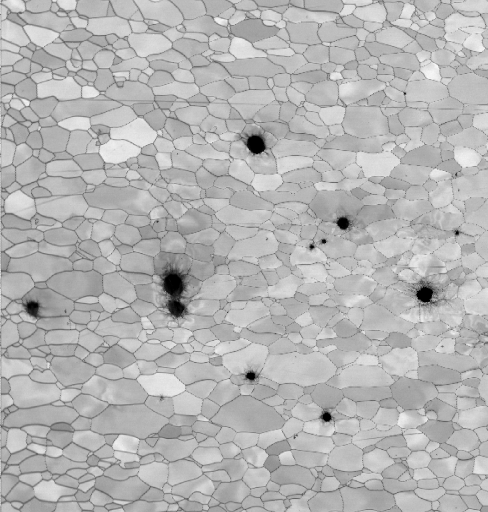
#> input picture data/1_001.jpg, 976 x 1024 px (shown at 1/2 size)
$ python -i main.py   (imports and definitions only)
#> lines starting #> are read from the running program, lines starting #| are printed output that depends on the picture; after the words box and inside, x2 and y2 are one past the last pixel; in counts of white or black regions, pixels touching at a corner belong together


import pandas as pd
import numpy as np
from skimage import draw,io
from skimage.segmentation import flood, flood_fill
import cv2
import math
import os
from matplotlib import pyplot as plt
from IPython.display import set_matplotlib_formats
import sys
plt.rcParams['figure.dpi'] = 400
plt.rcParams['savefig.dpi'] = 400

import wield_input as wield


#TODO: remove this global variables from here. Actually we can't do that because origin changes for each grain and I don't know how to pass parameters when use sorted() function

origin = [0, 0]
refvec = [0, 1]


'''
Method:     find_voids_2
Parameters: original: np_array
Return:
            centers: list of the center of all voids found, sorted by coordinates.
            radii:   list of radius of all voids found, sorted by coordinates.
            vheight:
            image:   The original image
            drawing: The image with circle over all voids detected.

Description: This method works with classical image processing to detect circles. It applies to edge detection with bilateralFiler and then filter by threshold. Then all countors are detect to
'''
def find_voids_2(original):
	### Read image


	### Save temp file for comparison
	#cv2.imwrite(picname+"_original.png", original)

	### Run several filter over image to achieve a more distinct void structure.
	### Voids will be more of a round shape this way, which reduces error.
	### Depending on grain structure, some filters may have no effect on particular samples.
    original = cv2.bilateralFilter(original,9,75,75)

	#original = cv2.medianBlur(original,5)
	#original = cv2.GaussianBlur(original,(5,5),0)

	### TODO: Determine threshold for binary image. First value is gray-value used for cut-off, second is white.
    retval, image = cv2.threshold(original, 60, 255, cv2.THRESH_BINARY)


	### Find eliptical shapes with a minimum size and dilate picutre


	### Read contours from dilated binary picture
    contours, hierarchy = cv2.findContours(image,
	    cv2.RETR_LIST,
	    cv2.CHAIN_APPROX_SIMPLE
	) ### Simplify contour


	### Load bakcground image for contour plot
    drawing = original

	### Get height of the picture to set up an approximate area (height*height)
    vheight = len(drawing)

    centers = []
    radii = []

    for contour in contours:
        area = cv2.contourArea(contour)
		### there is one contour that contains all others (perimeter of image), filter it out considering 80% of full image size
 		### do not run the rest of the loop, jump straight to next contour

        ## The contour that contains all other is all one that is bigger than 80% of image size. This one is droped
        if area > (original.size*0.8):
                continue

		### bound contour with a rectangle.
        br = cv2.boundingRect(contour)

		#el2 = cv2.fitEllipse(contour)

		### TODO: Determine radius of circle by taking half of a side (which one??) of the bounding Rectangle, then multiply by a factor if desired to make  up for mismatch due to color treshold in line 14.

        radius = (br[2]/2)*1.4
        radii.append(radius)

		### Find moments of countour
        m = cv2.moments(contour)

		### Avoid error due to division by zero
        if m['m00'] == 0.0:
            m['m00'] = 1.0

        center = (int(m['m10'] / m['m00']), int(m['m01'] / m['m00']))
        centers.append(center)
        cv2.circle(drawing, center, int(radius), (0, 0, 255), 3)

    print("The program has detected {} voids".format(len(centers)))

    i = 0
    for center in centers:
        cv2.circle(drawing, center, 3, (255, 0, 0), -1)
        cv2.circle(drawing, center, int(radii[i]), (0, 255, 0), 1)
        i = i + 1

	# [5 lines of commented-out code are left out]

    return centers, radii, vheight, image, drawing

'''
Method:     GB_reconstruction
Parameters:
            df:     A pandas dataframe contaning all information about grain and grain boundaries
            prefix: The name of original file to be used in the output file name


Output:     prefix.pkl: A pickle file named after the input file saved in the output folder

Description: This method aims to reconstruct boundaries in a set o selected voids detected by find_voids_2().
'''


# [136 lines left out: function GB_reconstruction, not called in this run]


'''
Method:     clockwiseangle_and_distance
Parameters: point: This parameter is the point we need to compare with the origin to evaluate the lenght and angle of the point.
Return:     angle: The angle between the input point and the origin informed
            lenvector: the distance between the input point and the origin informed
Description: This method is part of the colorizing method. Here we obtain the position of the point to obtain a clockwise oriantation based on angle and lenght of vector.
'''

# [22 lines left out: function clockwiseangle_and_distance, not called in this run]


'''
Method:     Divide_et_Vince
Parameters:
            df:     A pandas dataframe contaning all information about grain and grain boundaries
            prefix: The name of original file to be used in the output file name

            suffix: The name to be used in the ouput image

Output:
            32 images in the ml_sets folder. They tiles from the original and colorized image.
                Proof: The original image to compare with the color version
                Prefix + Suffix: An image colorized by angles between grains (phi1, Phi, phi2)
Description:
            This method take the dataframe and extract the all lines related with each grain. After that it take each grain, sort the lines clockwise considering the center of the grain, create a closed polygon and fill it with the in RGB channels considering phi1, Phi, and phi2 from dataframe. At the end it combines every grain in a new image. The second part we split the image ins 16 same size tiles and save in the ml_set folder.

'''

# [202 lines left out: functions Divide_et_Vince, main, not called in this run]


# [2 lines not run here, left out]

>>> import cv2
>>> picture = cv2.imread('../data/1_001.jpg')
#> picture is the input picture: shape (1024, 976, 3); min 0, max 255, mean 180.4
>>> result = find_voids_2(picture)
#> in find_voids_2, `retval, image = cv2.threshold(original, 60, 255, cv2.THRESH_BINARY)`:
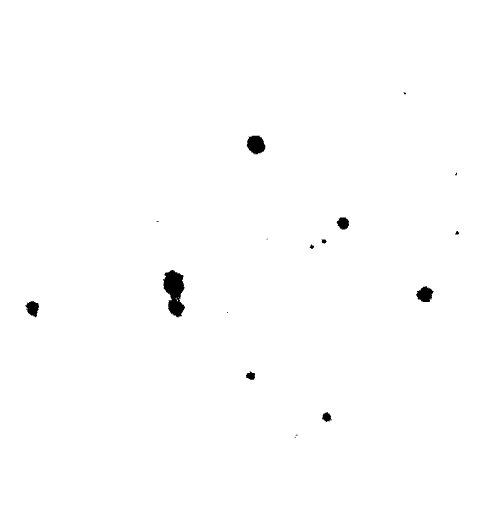
#> image: shape (1024, 976, 3) (shown at 1/2 size); 99.4% white; 18 black regions (8 under 20 px), largest, box (x1, y1, x2, y2) and area: (326, 540, 370, 635) 2645, (493, 271, 531, 309) 1045, (832, 572, 867, 604) 746
#> (the run stopped early here; a loop or call above may not have finished)

$ run again, on data/1_005.jpg
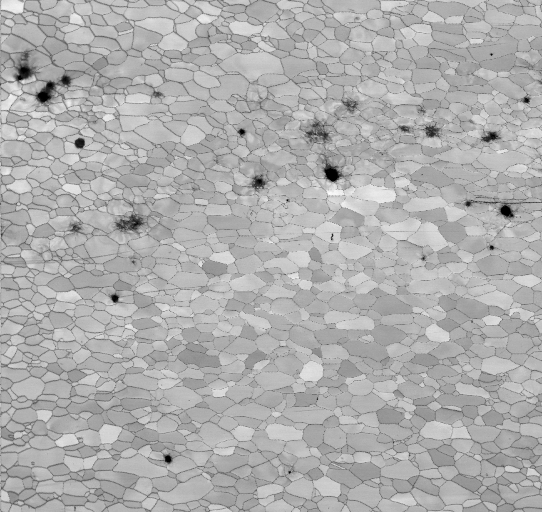
#> input picture data/1_005.jpg, 1084 x 1024 px (shown at 1/2 size)
#> picture is the input picture: shape (1024, 1084, 3); min 0, max 255, mean 174
#> in find_voids_2, `retval, image = cv2.threshold(original, 60, 255, cv2.THRESH_BINARY)`:
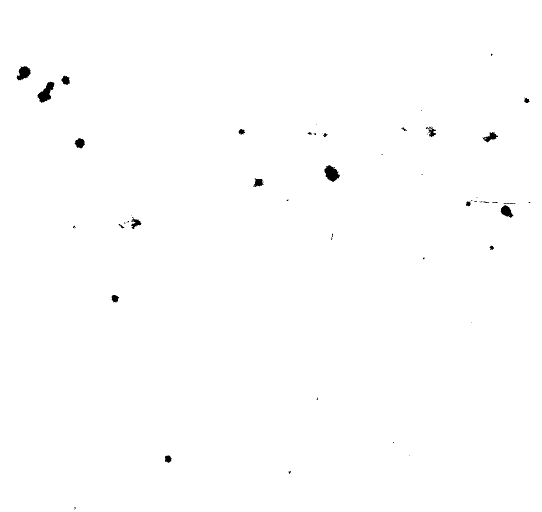
#> image: shape (1024, 1084, 3) (shown at 1/2 size); 99.6% white; 62 black regions (41 under 20 px), largest, box (x1, y1, x2, y2) and area: (75, 163, 109, 206) 718, (649, 330, 680, 364) 647, (33, 132, 61, 161) 511

$ run again, on data/1_006.jpg
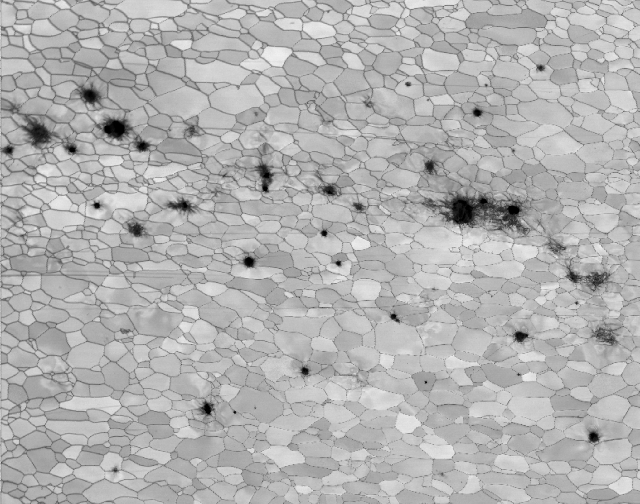
#> input picture data/1_006.jpg, 1280 x 1008 px (shown at 1/2 size)
#> picture is the input picture: shape (1008, 1280, 3); min 0, max 255, mean 177.7
#> in find_voids_2, `retval, image = cv2.threshold(original, 60, 255, cv2.THRESH_BINARY)`:
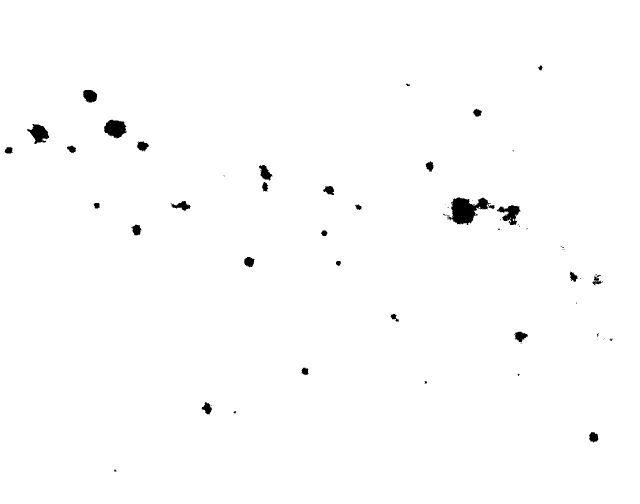
#> image: shape (1008, 1280, 3) (shown at 1/2 size); 99.1% white; 64 black regions (34 under 20 px), largest, box (x1, y1, x2, y2) and area: (894, 395, 981, 450) 2537, (208, 239, 253, 277) 1194, (54, 248, 98, 288) 975

$ run again, on data/1_007.jpg
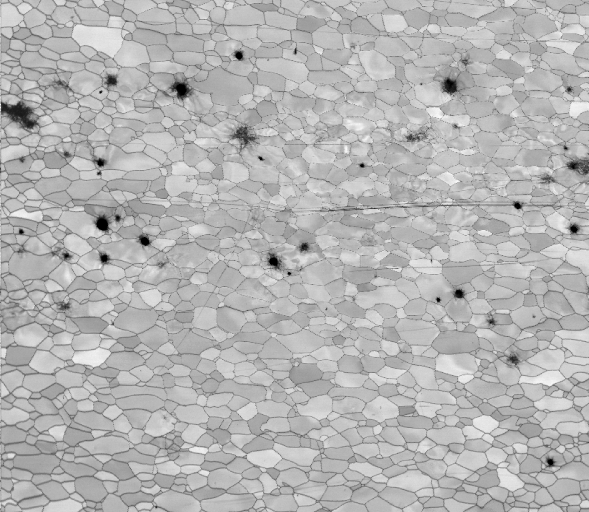
#> input picture data/1_007.jpg, 1177 x 1024 px (shown at 1/2 size)
#> picture is the input picture: shape (1024, 1177, 3); min 0, max 255, mean 180.2
#> in find_voids_2, `retval, image = cv2.threshold(original, 60, 255, cv2.THRESH_BINARY)`:
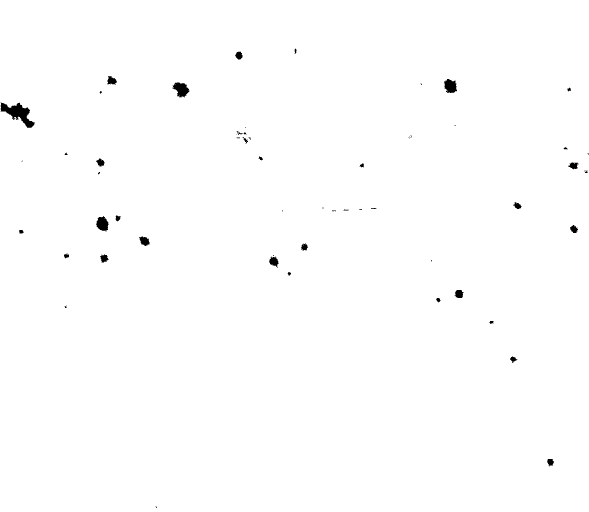
#> image: shape (1024, 1177, 3) (shown at 1/2 size); 99.5% white; 64 black regions (34 under 20 px), largest, box (x1, y1, x2, y2) and area: (1, 205, 69, 256) 1459, (345, 165, 379, 195) 634, (888, 158, 914, 186) 534
